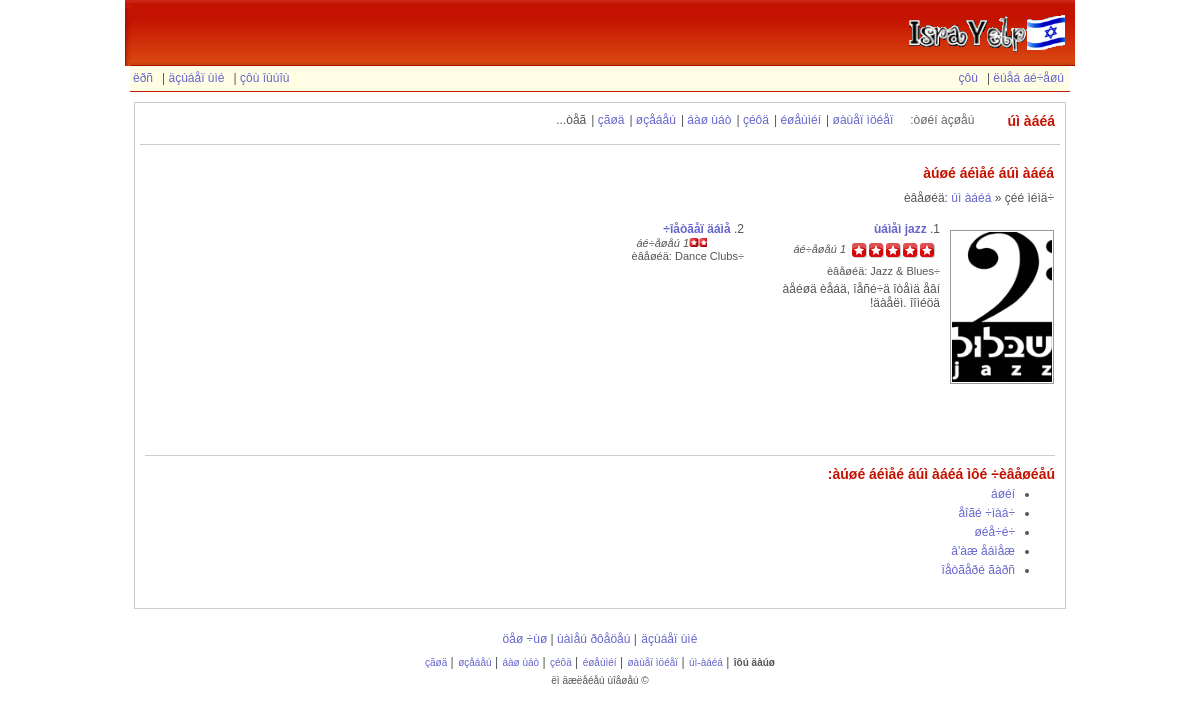
The app's page /nightlife.php?city_id=1 with its own data.
### tables this page shows
CREATE TABLE IF NOT EXISTS `cities` (
  `id` bigint(20) NOT NULL auto_increment,
  `name` varchar(50) NOT NULL,
  `english_name` varchar(50) NOT NULL,
  PRIMARY KEY  (`id`)
);

CREATE TABLE IF NOT EXISTS `nightlife` (
  `id` bigint(20) NOT NULL auto_increment,
  `name` varchar(100) NOT NULL,
  `another_name` varchar(100) default NULL,
  `address` varchar(200) NOT NULL,
  `city_id` bigint(20) NOT NULL,
  `lat` double default NULL,
  `lon` double default NULL,
  `phone_number` varchar(100) NOT NULL,
  `category` set('Bars','Comedy Clubs','Karaoke','Jazz & Blues','Dance Clubs') NOT NULL,
  `grading` int(10) unsigned NOT NULL default '0',
  `num_reviews` bigint(20) unsigned NOT NULL default '0',
  `hours` varchar(100) NOT NULL default '08:00-20:00',
  `link` varchar(100) default NULL,
  `invalid_access` varchar(2) NOT NULL,
  `Happy Hour` varchar(100) NOT NULL,
  `parking` varchar(2) NOT NULL,
  `outside` varchar(2) NOT NULL,
  `smoking` varchar(2) NOT NULL,
  PRIMARY KEY  (`id`)
);

CREATE TABLE IF NOT EXISTS `reviews` (
  `id` bigint(20) unsigned NOT NULL auto_increment,
  `city_id` bigint(20) NOT NULL,
  `biz_id` bigint(20) NOT NULL,
  `biz_type` enum('restaurants','shopping','nightlife','beauty','hotels') NOT NULL,
  `user_id` bigint(20) NOT NULL,
  `grading` int(11) NOT NULL,
  `title` varchar(100) NOT NULL,
  `review` longtext NOT NULL,
  `added` timestamp NOT NULL default CURRENT_TIMESTAMP on update CURRENT_TIMESTAMP,
  PRIMARY KEY  (`id`)
);

### nightlife.php (the view, shortened to what this page needs)
<?php
include './utils/functions.php';
$city_id = $_GET['city_id'];
$city_name = getCityName($city_id);
$biz_type="nightlife";
$category = isset($_GET['category']) ? $_GET['category'] : 0;
$categoryQureyOrNull = $category ? " and category LIKE ('%$category%')" : "";
$mysqli = getMysqliConnection();
$query_top_bizs = "SELECT * FROM `$biz_type` WHERE city_id=$city_id $categoryQureyOrNull
 					  ORDER BY grading DESC LIMIT 5";
$result_top_bizs = $mysqli->query($query_top_bizs);
?>
<!DOCTYPE html PUBLIC "-//W3C//DTD HTML 4.01 Transitional//EN" "http://www.w3.org/TR/html4/loose.dtd">
<html>
<head>
	<link rel="stylesheet" type="text/css" href="./mystyle.css">
</head>
<body dir="rtl">
<?php echo getHeadHTMLCode()?>
<?php echo getNavHTMLCode()?>
<div id="mainContent" class="category_browse">
	<div id="locBar">
		<?php echo getLocBarHtmlCode($city_id, $city_name, $biz_type.".php?");?>
	</div>
	<div id="top_cat_biz">
		<div id="top_biz_lists" class="clearfix">
			<br/>
			<h1>àúøé áéìåé á<?php echo $city_name?> </h1>
			<p id="breadcrumbs">÷èâåøéä:
				<a href="./main.php?city_id=<?php echo $city_id?>"><?php echo $city_name?></a>
				&raquo;
				<?php
					if ($category) {
						echo "<a href=\"?city_id=$city_id\">çéé ìéìä</a>
								&raquo; $category";
					} else {
						echo "çéé ìéìä";
					}
				?>
			</p>
			<?php
				if ($result_top_bizs->num_rows > 0) {
					$topBiz = mysqli_fetch_assoc($result_top_bizs);
					$topBiz_id = $topBiz['id'];
					$query_BizReview = "SELECT * FROM `reviews` WHERE biz_id=$topBiz_id and biz_type='$biz_type' ORDER BY added DESC LIMIT 1";
					$result_BizReview = $mysqli->query($query_BizReview);
					if ($result_BizReview) {
						$BizReview = mysqli_fetch_assoc($result_BizReview);
						$biz_url = getBizURL($biz_type, $topBiz_id);
						$image_srs = "./biz_pics/$biz_type/$topBiz_id.jpg";
						$html = "<div id=\"top_biz\">
									<div class=\"clearStyles bizPhotoBox\">
										<a  href=\"$image_srs\"><img src=\"$image_srs\" width=100 height=150 style=\"\" alt=\"".$topBiz['name']."\"></a>
									</div>
									<p class=\"biz_info\">1. <a href=\"$biz_url\" id=\"top_biz_name_1\" style=\"FONT-WEIGHT: bold;\">".$topBiz['name']."</a></p>
									<div class=\"top_biz_rating\">
										<div class=\"rating\">
											<img class=\"stars_".$topBiz['grading']."\" width=\"83\" height=\"325\" src=\"./image/stars_map.png\"/>
										</div>
										<em class=\"smaller\">".$topBiz['num_reviews']." áé÷åøåú</em>
									</div>
									<p class=\"smaller\">÷èâåøéä: ".$topBiz['category']."</p>";
						$rev = $BizReview['review'];
						if (strlen($rev) > 155){
							$rev = substr($rev,0,154);
							$html .= "<p>".$rev."...</p>";
							$html .="<a href=\"./present_review.php?review_id=".$BizReview['id']."\" style=\"FONT-SIZE:10px\"> ìäîùê ìçõ ëàï...</a>";
						} else {
							$html .= "<p>".$rev."</p>";
						}
						$html .= "</div>";
						echo $html;
					}
					$html = "<ul id=\"biz_list\" class=\"stripped\">";
					$i=2;
					while ($biz = mysqli_fetch_assoc($result_top_bizs)){
						$biz_url = getBizURL($biz_type, $biz['id']);
						$html .= "<li>
									<div class=\"biz_info\">
										$i. <a href=\"$biz_url\" id=\"top_biz_name_$i\" class=\"biz_name\">".$biz['name']."</a>
									</div>
									<div class=\"biz_rating\">
										<div class=\"rating-small\">
											<img class=\"stars_".$biz['grading']."\" width=\"82\" height=325 src=\"./image/stars_map.png\"/>
										</div>
										<em class=\"smaller\">".$biz['num_reviews']." áé÷åøåú</em>
									</div>
									<p class=\"smaller\">÷èâåøéä: ".$biz['category']."</p>
								</li>";
							$i++;						}
					$html .= "</ul>";
					echo $html;
				} else {
					echo "<b>ìà ðîöàå î÷åîåú.</b>";
					echo "<br></br>";
				}
			?>
		</div>
	</div>
	<div id="bottom_cat">
		<h3>àúøé áéìåé á<?php echo $city_name?> ìôé ÷èâåøéåú:</h3>
		<ul dir="rtl">
			<li><a href="?city_id=<?php echo $city_id?>&category=áøéí">áøéí</a></li>
			<li><a href="?city_id=<?php echo $city_id?>&category=÷åîãé ÷ìàá">÷åîãé ÷ìàá</a></li>
			<li><a href="?city_id=<?php echo $city_id?>&category=÷øéå÷é">÷øéå÷é</a></li>
			<li><a href="?city_id=<?php echo $city_id?>&category=â'àæ åáìåæ">â'àæ åáìåæ</a></li>
			<li><a href="?city_id=<?php echo $city_id?>&category=îåòãåðé ãàðñ">îåòãåðé ãàðñ</a></li>
		</ul>
	</div>
</div>
<?php echo getFooterHTMLCode()?>
</body>
</html>

### utils/functions.php (shortened to what this page needs)
<?php
function getMysqliConnection(){
	static $mysqli;
	if (!$mysqli){
		$mysqli = new mysqli('localhost', 'administrator', '', 'test');
	}
	return $mysqli;
}
function getLocBarHtmlCode($city_id, $city_name, $url_prefix){
	$other_cities_query = "SELECT * FROM `cities` WHERE id!=$city_id ORDER BY id DESC";
	$other_cities_result = getMysqliConnection()->query($other_cities_query);
	$html = "<H1>".$city_name."</H1>";
	$html .= "<ul>";
	$html .= "<li>òåã...</li>";
	while ($row = mysqli_fetch_assoc($other_cities_result)){
		$html .= "<li><A href=\"./".$url_prefix."city_id=".$row['id']."\">".$row['name']."</A> | </li>";
	}
	$html .= "<li id=\"locBar_title\">òøéí àçøåú:</li>";
	$html .= "</ul>";
	return $html;
}
function getBizURL($biz_type, $biz_id){
	return "./biz.php?biz_type=".$biz_type."&biz_id=".$biz_id;
}
function getCityName($city_id){
	$city_query = "SELECT * FROM `cities` WHERE id='$city_id'";
	$city_result = getMysqliConnection()->query($city_query);
	$city = mysqli_fetch_assoc($city_result);
	return $city['name'];
}
function getHeadHTMLCode(){
	$logged_message = session_is_registered('username')
				  ? "àúä îçåáø ë-".$_SESSION['username']
				  : "";
	$html = "
		<div id=\"head\">
				<div id=\"logo\">
					<A href=\"./main.php\"></A>
				</div>
				<div id=\"register\">
					<p>".$logged_message."</p>
				</div>
				<div id=\"leftEdge\"></div>
				<div id=\"rightEdge\"></div>
		</div>";
	return $html;
}
function getNavHTMLCode(){
	$write_review_link = !session_is_registered('username')
				  ? "./login.php"
				  : "./write_review.php";
	$login_link = session_is_registered('username')
				  ? "./login.php?logout"
				  : "./login.php";
	$login_message = session_is_registered('username')
				  ? "äúðú÷"
				  : "ëðñ";
	$myAccount_link = session_is_registered('username')
					  ? "./user_profile.php"
					  : "./login.php";
	$html = "
		<div id=\"navContainer\">
			<ul>
				<LI class=\"header\" id=\"writeReview\"><A href=".$write_review_link.">ëúåá áé÷åøú</A> | </LI>
				<LI class=\"header\" id=\"findReview\"><A href= \"./find_review.php\">çôù</A></LI>
				<LI class=\"header_login\"><A href=".$login_link." >".$login_message."</A></LI>
				<LI class=\"header_login\"><A href=".$myAccount_link." >äçùáåï ùìé </A> | </LI>
				<LI class=\"header_login\"><A href=\"./find_reviewer.php\" >çôù îùúîù </A> | </LI>
			</ul>
		</div>";
	return $html;
}
function getFooterHTMLCode(){
	$myAccount_link = session_is_registered('username')
					  ? "./user_profile.php"
					  : "./signup.php";
	$html = "<div id=\"footer\">
				<div>
					<ul id=\"aboutSite\">
						<li><a href=\"$myAccount_link\">äçùáåï ùìé</a></li>
						<li> | <a href=\"./faq.php\" >ùàìåú ðôåöåú </a></li>
						<li> | <a href=\"./contact_us.php\" >öåø ÷ùø </a></li>
					</ul>
				</div>
				<div class=\"directory\">
					<ul>
						<li class=\"first\"><strong>îôú äàúø</strong></li>
						<li> | <a href=\"./main.php?city_id=1\">úì-àáéá</a></li>
						<li> | <a href=\"./main.php?city_id=2\">øàùåï ìöéåï</a></li>
						<li> | <a href=\"./main.php?city_id=3\">éøåùìéí</a></li>
						<li> | <a href=\"./main.php?city_id=4\">çéôä</a></li>
						<li> | <a href=\"./main.php?city_id=5\">áàø ùáò</a></li>
						<li> | <a href=\"./main.php?city_id=6\">øçåáåú</a></li>
						<li> | <a href=\"./main.php?city_id=7\">çãøä</a></li>
					</ul>
				</div>
				<div>
					<p> &copy; ëì äæëåéåú ùîåøåú</p>
				</div>
			</div>";
	return $html;
}
?>

### records on screen
cities: name "úì àáéá"
cities: name "çãøä"
cities: name "øçåáåú"
cities: name "áàø ùáò"
cities: name "çéôä"
cities: name "éøåùìéí"
cities: name "øàùåï ìöéåï"
nightlife: name "ùáìåì jazz", num_reviews "1", category "Jazz & Blues"
reviews: review "àåéøä èåáä, îåñé÷ä îòåìä åâí äàåëì. îîìéöä!"
nightlife: name "îåòãåï äáìå÷", num_reviews "1", category "Dance Clubs"

### other values on screen
$login_message "ëðñ"
